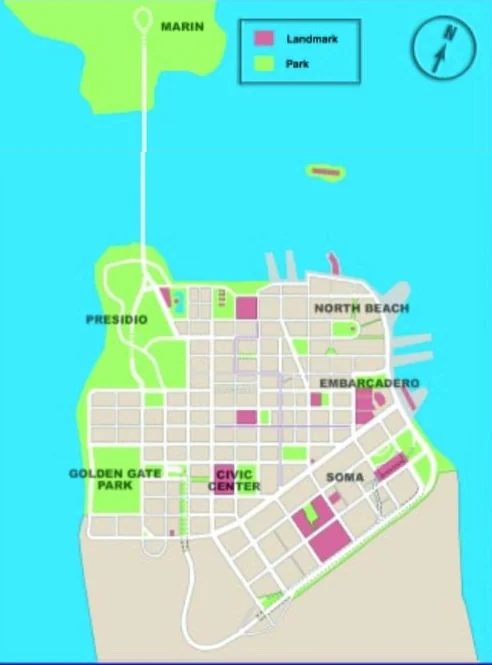
#> input picture tools/sf/ref.png, 492 x 665 px, found by its file name
$ python build_map.py
#> lines starting #> are read from the running program, lines starting #| are printed output that depends on the picture
# Builds src/sf/mapdata_sf.js from the San Francisco reference map (tools/sf/ref.png) and the traced roads (tools/sf/trace.py).
# usage: python3 tools/sf/trace.py && python3 tools/sf/build_map.py
import json, math, numpy as np, cv2
SC = 2.3
im = cv2.imread('tools/sf/ref.png'); H, W = im.shape[:2]
#> further down, im is the input picture: shape (665, 492, 3); mean B, G, R 218.4, 229.3, 129.4
#> after `H, W = im.shape[:2]`: H = 665; W = 492
b, g, r = [im[..., i].astype(int) for i in range(3)]
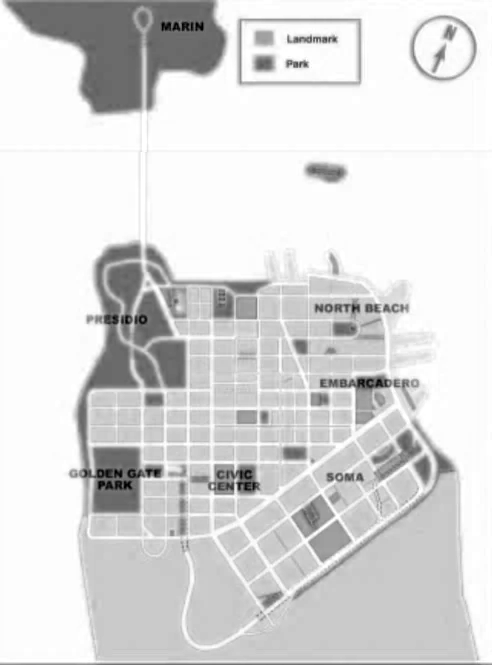
#> b: shape (665, 492) int64; min 0, max 255, mean 218.4
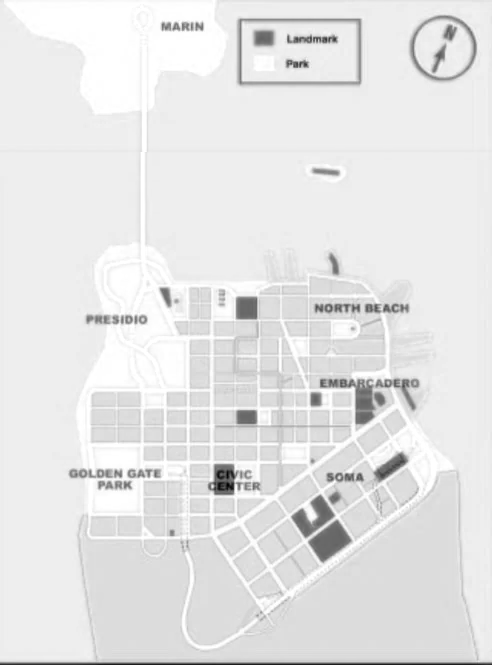
#> g: shape (665, 492) int64; min 1, max 255, mean 229.3
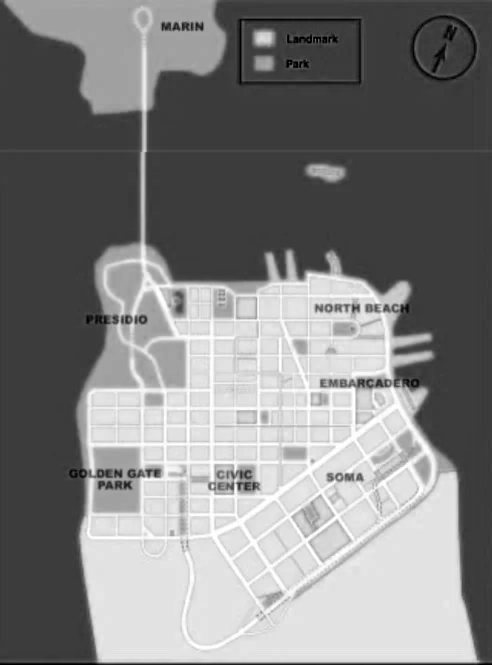
#> r: shape (665, 492) int64; min 0, max 255, mean 129.4
P = lambda pts: [[round(x * SC, 1), round(y * SC, 1)] for x, y in pts]
#> (the run stopped early here; a loop or call above may not have finished)
